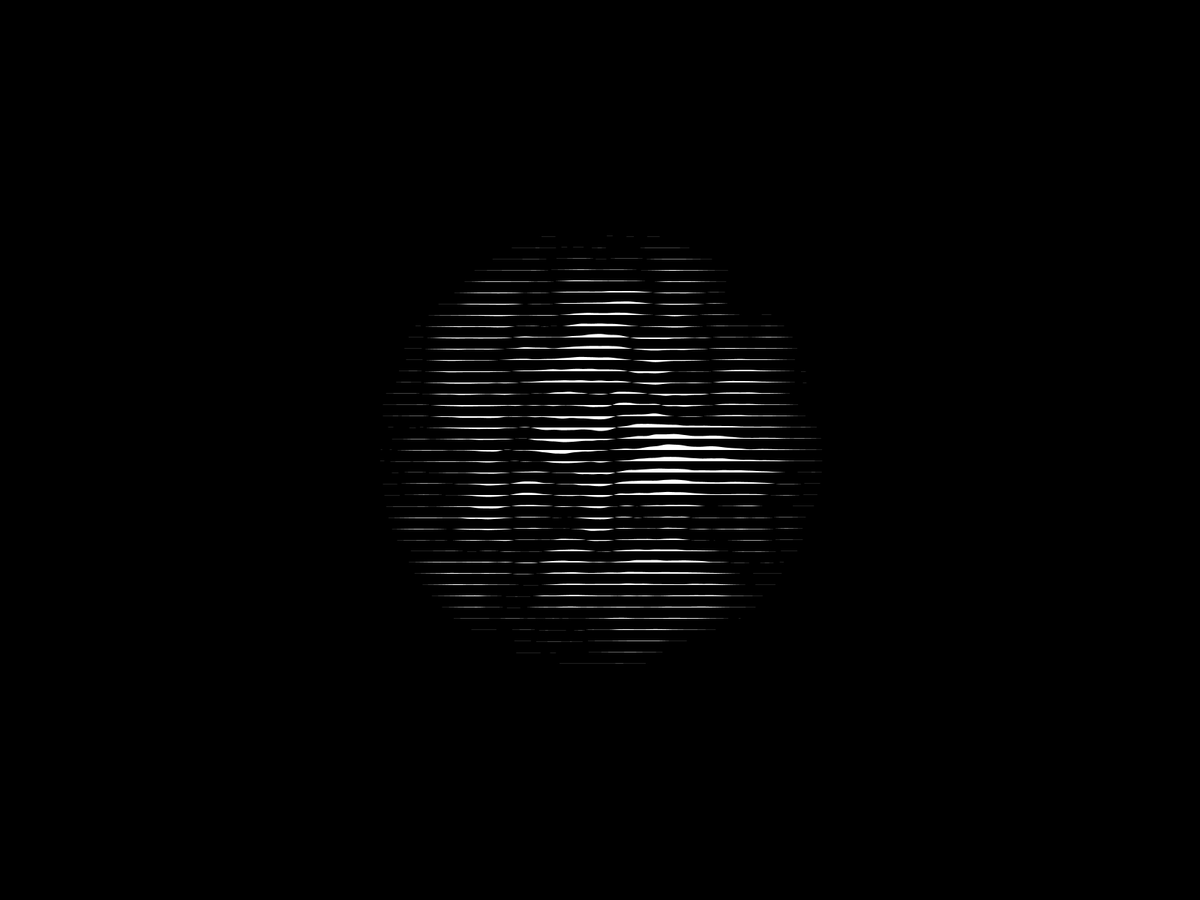
Frame 1 (no input)
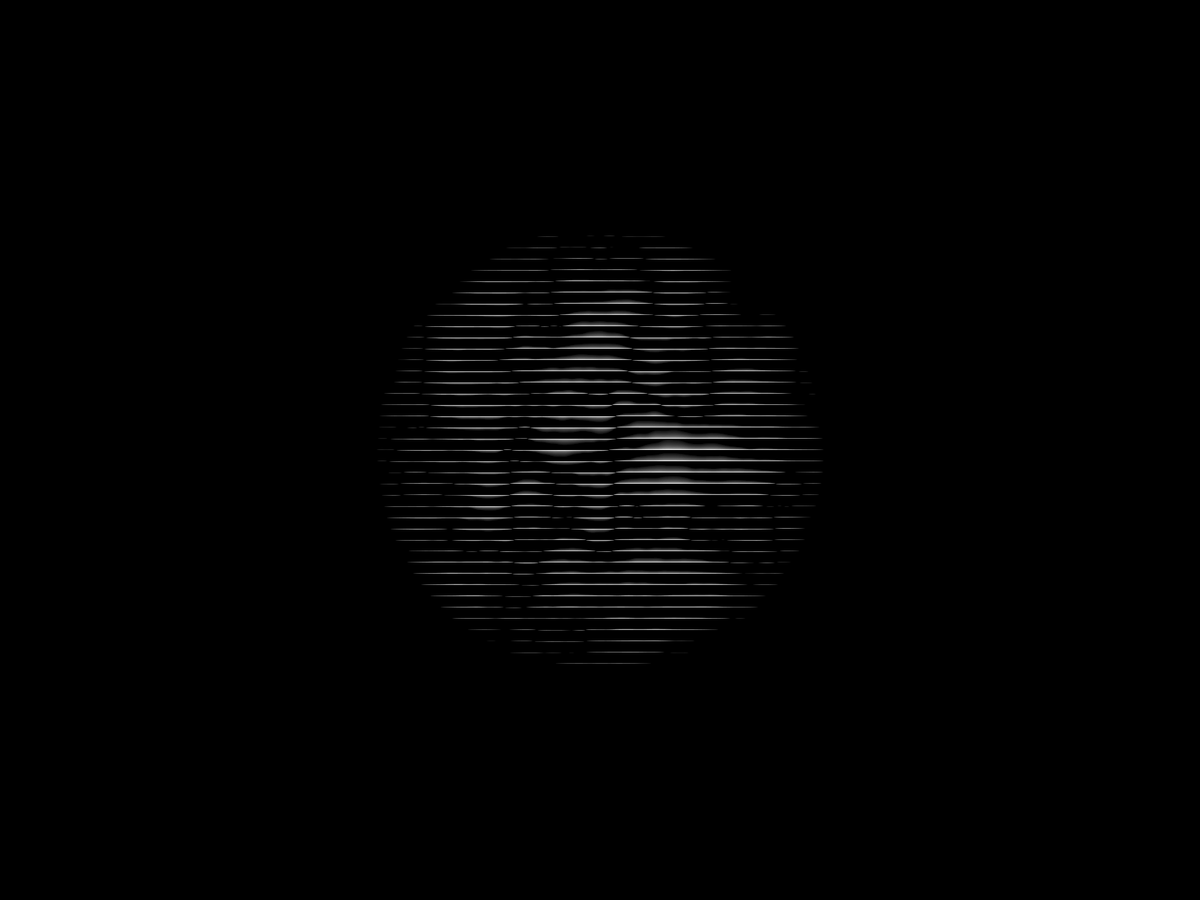
Frame 60 (the mouse pressed at the canvas centre just before this capture)
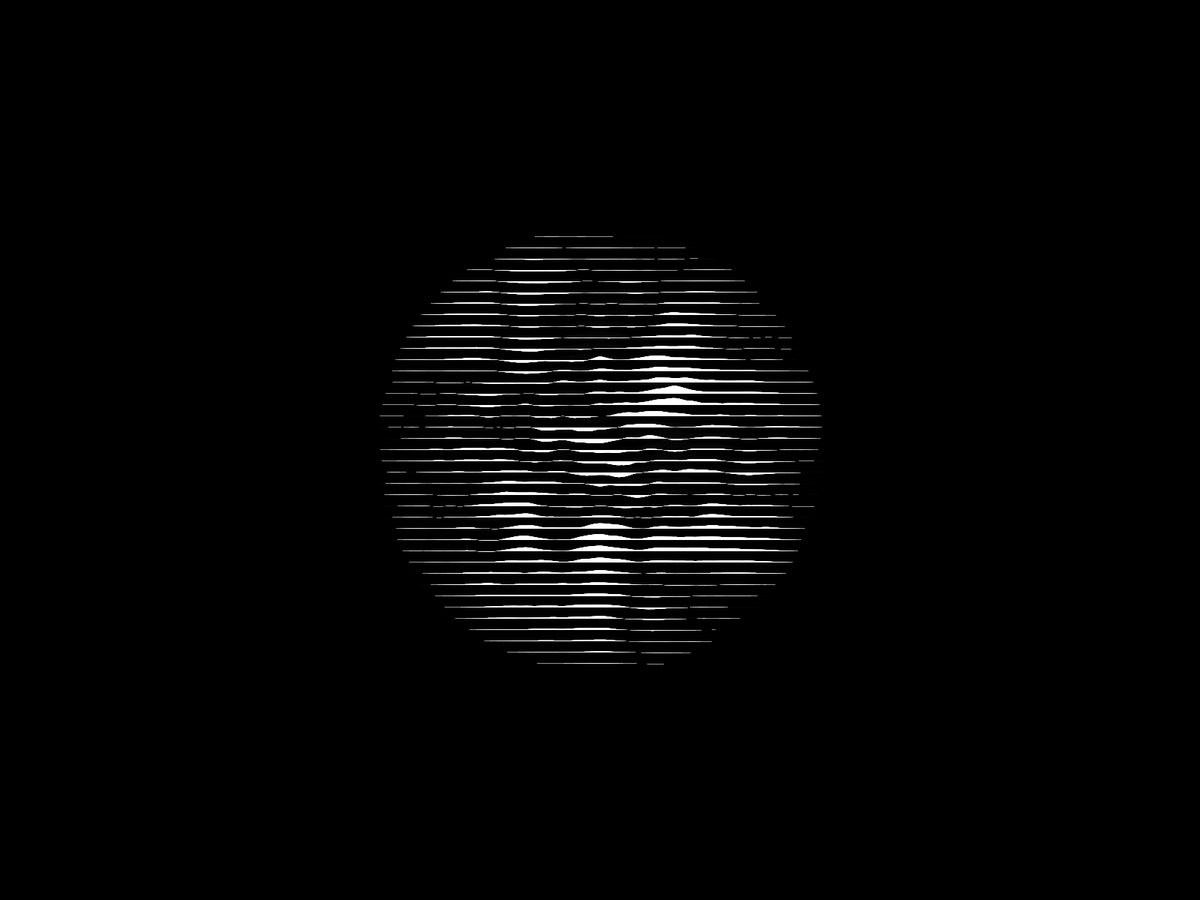
Frame 120 (the mouse held since frame 60 and released just before this capture)

The Processing sketch that drew these frames (run headless with seeded random() and noise(); from frame 60 on, the mouse is pressed at the canvas centre):

// Processing sketch: noiseWaves
// ── noiseWaves.pde

void setup(){

  fullScreen();
  //pixelDensity(2);
  background(0);
  stroke(255);
  noFill();
  smooth();
}
float spacing = 15;
float res = 1;
float nx = 0, ny = 0, nz = 0;
float maxd = 300;
void draw(){
  //background(0);
  fill(0, 25);
  noStroke();
  rect(0, 0, width, height);
  fill(255);
  
  //stroke(255);
  for(int i = 0;i < height; i+=spacing){
    if(dist(0, height/2, 0, i) < 300 || mousePressed ){
      beginShape();
      for(int j = 0; j < width; j+=res){
        
        float d = dist(width/2, height/2, j , i);
        if( d > maxd) d = maxd;
        
        float amp = map(d, 0, maxd, spacing*1, 0);
        amp *= (1 + sin((PI / 2)* sin(frameCount / 15.0)));
        float x = j;
        float y = i + map(noise(nx+j*res/100, ny+i*res/100, nz), 0, 1, -amp, amp);
        vertex(x, y);
      }
      endShape();
    }
  }
  if(1 + sin((PI / 2)* sin(frameCount / 15.0)) < .01) {
    ny-=.1;
    nz+=.1;
  }
}
